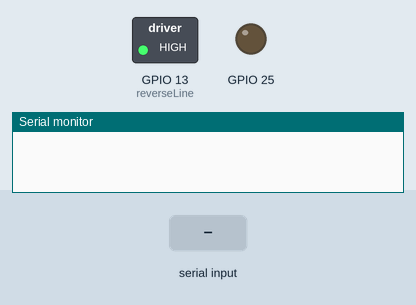
Bench run of a sketch on a simulated ESP32. Shown: switched loads named in the sketch (green lamp = pin HIGH), output pins drawn as LEDs (lit = HIGH), the last lines printed to the serial monitor. The test bench sets the inputs (shaded band).

Above: at 1.2 s.
1.3 s: "b" received over Serial
At 3.1 s:
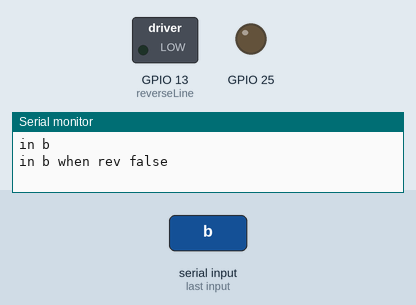
4.3 s: "f" received over Serial
At 10.4 s:
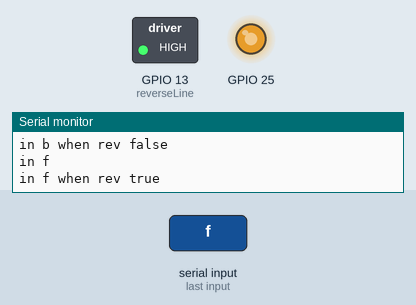
Timing chart, 0 to 11.9 s (numbered marks = the images above; inputs shaded):
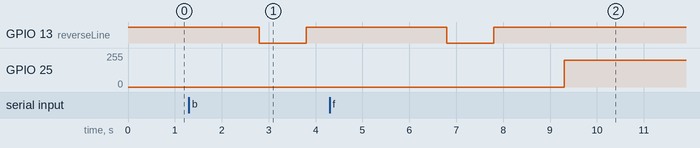

The sketch:

reverseMotor.ino
```cpp
bool reverseState  = false;
char state;
byte reverseLine = 13;
int analogValue  = 200;

unsigned long currentMillis = 0;
unsigned long previousMillis = 0;
const long interval = 1000;

void setup() {
  // put your setup code here, to run once:
  Serial.begin(9600);
  pinMode(reverseLine, OUTPUT);
  digitalWrite(reverseLine, HIGH);
// pinMode(LED_BUILTIN, OUTPUT);
}

void loop() {
  currentMillis = millis();
  if (Serial.available() > 0) {
    state = Serial.read();
    // Serial.println("");
    // Serial.println(state);
    // Serial.println("");
    if (state == 'f') {
      Serial.println("in f");
      if (reverseState == true) {
        reverseState = false;
        Serial.println("in f when rev true");
        previousMillis = currentMillis;
        switchState();
        speedChange(analogValue);
      }
      speedChange(analogValue);
    }
    if (state == 'b') {
      Serial.println("in b");
      if (reverseState == false) {
        reverseState = true;
        Serial.println("in b when rev false");
        previousMillis = currentMillis;
        switchState();
        speedChange(analogValue);
      }
      speedChange(analogValue);
    }
  }
}

void switchState() {
  speedChange(0);
  delay(1500);
  digitalWrite(reverseLine, LOW);
//  digitalWrite(LED_BUILTIN, HIGH);
  delay(1000);
  digitalWrite(reverseLine, HIGH);
  delay(1500);
//  digitalWrite(LED_BUILTIN, LOW);

}

void speedChange(int value) {
  dacWrite(25, value);
  //Serial.println("speed val " + value);
}
```

Measured:
- after the input at 1.3 s, GPIO 13 (reverseLine): HIGH → LOW after 1.5 s, → HIGH 1.0 s later
- after the input at 4.3 s, GPIO 13 (reverseLine): HIGH → LOW after 2.5 s, → HIGH 1.0 s later; GPIO 25: 0/255 → 200/255 after 5.0 s instead of 1.0 s
